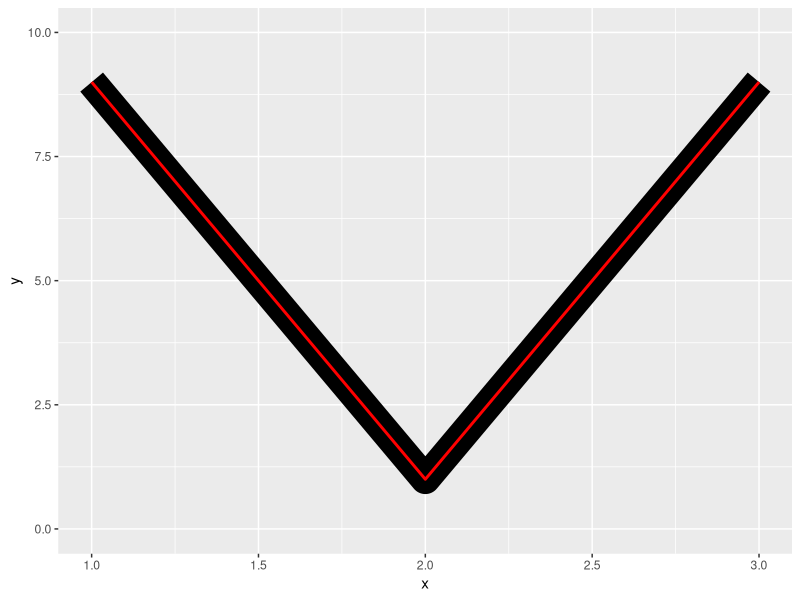
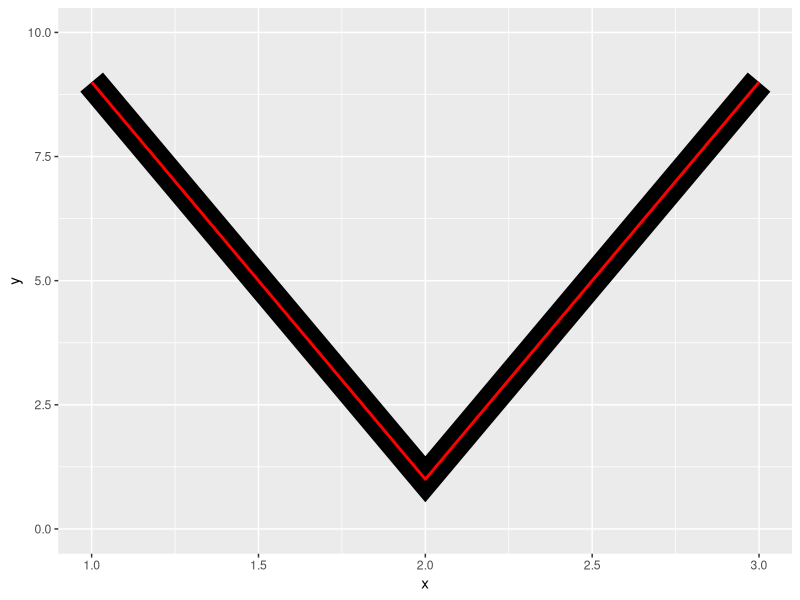
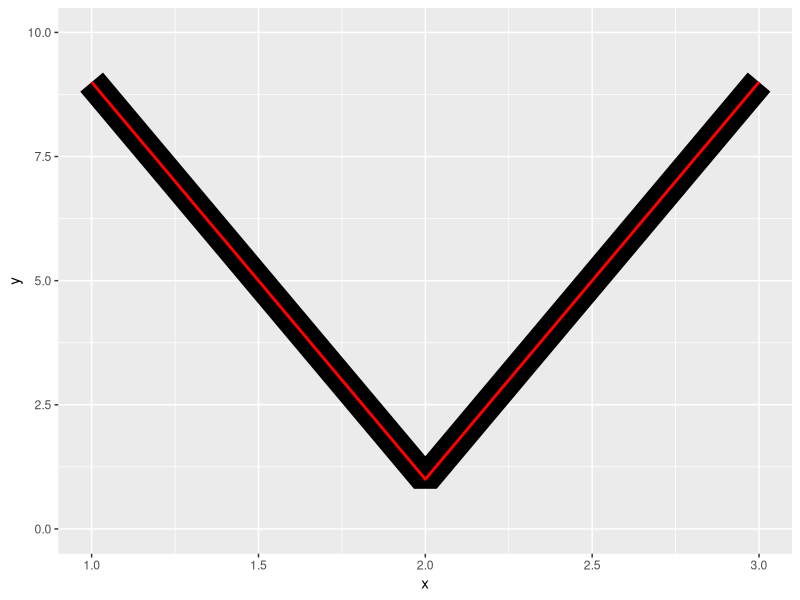

The R script that drew these images, in order:
# r2py crawler metadata
# package: ggplot2
# source_type: vignette
# topic: ggplot2-specs_s6
# source_file: C:\Users\bened\AppData\Local\R\win-library\4.5\ggplot2\doc\ggplot2-specs.R
# lines: 24

suppressPackageStartupMessages(library(ggplot2))
#| out-width: 30%
#| fig-show: hold
#| fig.alt:
#| - "A plot showing a thin red line on top of a thick black line shaped like
#|  the letter 'V'. The corner in the black V-shape is rounded."
#| - "A plot showing a thin red line on top of a thick black line shaped like
#|  the letter 'V'. The corner in the black V-shape is sharp."
#| - "A plot showing a thin red line on top of a thick black line shaped like
#|  the letter 'V'. A piece of the corner is cut off so that the two
#|  straight parts are connected by a horizontal part."
df <- data.frame(x = 1:3, y = c(9, 1, 9))
base <- ggplot(df, aes(x, y)) + ylim(0, 10)
base +
  geom_path(linewidth = 10) +
  geom_path(linewidth = 1, colour = "red")

base +
  geom_path(linewidth = 10, linejoin = "mitre") +
  geom_path(linewidth = 1, colour = "red")

base +
  geom_path(linewidth = 10, linejoin = "bevel") +
  geom_path(linewidth = 1, colour = "red")
